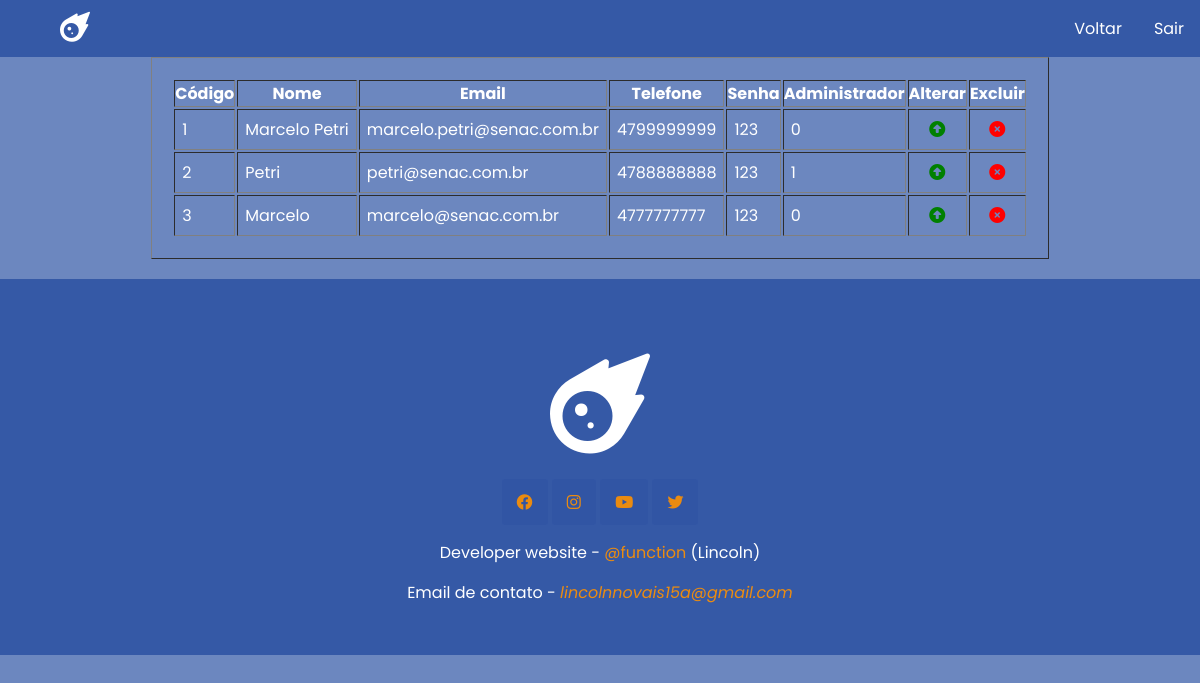
Page /paginas/listUsuario.php on the committed database.
### tables this page shows
CREATE TABLE `usuario` (
  `codigo` int(11) NOT NULL,
  `email` varchar(255) NOT NULL,
  `nome` varchar(255) NOT NULL,
  `telefone` varchar(255) NOT NULL,
  `senha` varchar(255) NOT NULL,
  `administrador` tinyint(1) NOT NULL
);

### paginas/listUsuario.php (the view, shortened to what this page needs)
<!DOCTYPE html>
<html lang="pt-br">
<head>
    <link rel="stylesheet" href="https://cdnjs.cloudflare.com/ajax/libs/font-awesome/6.1.1/css/all.min.css">
    <link rel="stylesheet" href="../css/estilo.css">
</head>
<body>
<nav class="navbar">
        <div class="brand-title">
            <i class="fa-solid fa-meteor"></i>
        </div>
        <div class="navbar-links">
            <ul>
                <li><a href="../paginas/principal.php"> Voltar</a></li>
                <li><a href="../paginas/logout.php"> Sair</a></li>
            </ul>
        </div>
    </nav>
    <?php
    include '../include/MySql.php';
    $sql = $pdo->prepare("SELECT * FROM usuario");
    if ($sql->execute()){
        $info = $sql->fetchAll(PDO::FETCH_ASSOC);
        echo "<center>";
        echo "<table style='padding: 20px;' border='1'>";
        echo "<tr>";
        echo " <th class='tab' >Código</th>";
        echo " <th class='tab' >Nome</th>";
        echo " <th class='tab' >Email</th>";
        echo " <th class='tab' >Telefone</th>";
        echo " <th class='tab' >Senha</th>";
        echo " <th class='tab' >Administrador</th>";
        echo " <th class='tab' >Alterar</th>";
        echo " <th class='tab' >Excluir</th>";
        echo " </tr>";
        foreach($info as $key => $value){
            echo "<tr>";
            echo "<td class='tab' style='padding: 7px;'>  ".$value['codigo']."</td>";
            echo "<td class='tab' style='padding: 7px;'>  ".$value['nome']."</td>";
            echo "<td class='tab' style='padding: 7px;'>  ".$value['email']."</td>";
            echo "<td class='tab' style='padding: 7px;'>  ".$value['telefone']."</td>";
            echo "<td class='tab' style='padding: 7px;'>  ".$value['senha']."</td>";
            echo "<td class='tab' style='padding: 7px;'> ".$value['administrador']."</td>";
            echo "<td class='tab' style='padding: 7px;'><center><a style='text-decoration: none; color: green;' href='altUsuario.php?codigo=".$value['codigo']."'><i class='fa-solid fa-circle-up'></i></a></center></td>";
            echo "<td class='tab' style='padding: 7px;'><center><a style='text-decoration: none; color: red;' href='delUsuario.php?codigo=".$value['codigo']."'><i class='fa-solid fa-circle-xmark'></i></a></center></td>";
            echo "</tr>";
            echo "</center>";
        }
    };
?>
    <footer class="footer">
        <div class="footer-container">
            <div class="footer-info logo">
                <a href="#">
                    <i class="fa-solid fa-meteor"></i>
                </a>
            </div>
            <div class="footer-info">
                <a target="_blank" href="https://www.facebook.com"><i class="fa-brands fa-facebook"></i></a>
                <a target="_blank" href="https://www.instagram.com"><i class="fa-brands fa-instagram"></i></a>
                <a target="_blank" href="https://www.youtube.com"><i class="fa-brands fa-youtube"></i></a>
                <a target="_blank" href="https://www.twitter.com"><i class="fa-brands fa-twitter"></i></a>
            </div>
            <div style="text-align: center;" class="footer-info">
                <p style="margin-top: 5px;">Developer website - <a target="_blank" href="https://github.com/function404">@function</a> (Lincoln) </p>
            </div>
            <div style="text-align: center;" class="footer-info">
                <p style="margin-top: 5px;">Email de contato - <i><a href="mailto:lincolnnovais15a@gmail.com">lincolnnovais15a@gmail.com</a></i></p>
            </div>
        </div>
    </footer>
</body>
</html>

### css/estilo.css (style rules this page uses)
* { box-sizing: border-box; margin: 0; padding: 0; list-style: none; text-decoration: none; font-family: 'Poppins', sans-serif; }
:root { --color-body: rgba(47, 85, 164, 0.7); --color-primary: rgba(255, 145, 0, 0.9); --color-secondary: rgba(47, 85, 164, 0.9); --color-tertiary: rgb(255, 145, 0); --color-white: rgb(255, 255, 255); --color-black: rgb(0, 0, 0); }
body { height: 50vh; padding: 0; margin: 0; background-color: var(--color-body); }
.navbar { display: flex; justify-content: space-between; align-items: center; background: var(--color-secondary); color: var(--color-white); }
.brand-title { font-size: 30px; margin-left: 60px; }
.navbar-links ul { margin: 0; padding: 0; display: flex; }
.navbar-links li { list-style: none; }
.navbar-links li a { text-decoration: none; color: var(--color-white); padding: 1rem; display: block; }
.tab { color: var(--color-white); }
.footer { width: 100%; height: 100%; margin-top: 20px; background-color:var(--color-secondary); }
.footer-container { height: 100%; padding: 50px; display: flex; align-items: center; justify-content: center; flex-direction: column; }
.footer-info { margin-top: 10px; color: var(--color-white); }
.footer-info p a { color: var(--color-primary); transition: all .5s ease; }
.footer-info a i { padding: 15px; color: var(--color-primary); border-radius: 3px; transition: all .5s ease; background-color: var(--color-body); }
.footer-info.logo a i { color: var(--color-white); padding: 0 auto; background-color: transparent; margin: 0 auto; font-size: 100px; transition: all .5s ease; }

### rows in the picture
usuario: codigo "1", nome "Marcelo Petri", email "marcelo.petri@senac.com.br", telefone "4799999999", senha "123", administrador "0"
usuario: codigo "2", nome "Petri", email "petri@senac.com.br", telefone "4788888888", senha "123", administrador "1"
usuario: codigo "3", nome "Marcelo", email "marcelo@senac.com.br", telefone "4777777777", senha "123", administrador "0"
